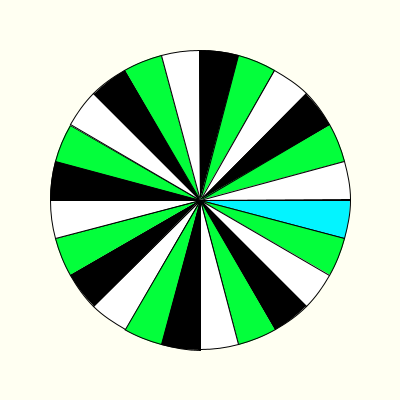
Frame 1 (no input)
Frame 60 (the mouse pressed at the canvas centre just before this capture): identical to frame 1, image omitted
Frame 120 (the mouse held since frame 60 and released just before this capture): identical to frame 1, image omitted

The Processing sketch that drew this single still picture (run headless with seeded random() and noise(); from frame 60 on, the mouse is pressed at the canvas centre):

// Processing sketch: week16_9
// ── week16_9.pde
void setup(){
  size(400,400);
}
void draw(){
  background(#FFFFF2);
  for(int i=0; i<24; i++){
    if(i==0) fill(#03F4FF);
    else if(i%3==0) fill(0,0,0);
    else if(i%3==1) fill(#03FF3B);
    else fill(255,255,255);
    float a = radians(360/24);
    arc(200, 200, 300, 300, a*i+dx, a*i+a+dx, PIE);
  }
  dx-=v;
  v=v*0.95;
}
float oldX=0,dx=0,v=0;
void mousePressed()
  {
    oldX=mouseX;
  }
void mouseDragged()
  {
    dx=radians(mouseX-oldX);
  }
void mouseReleased()
  {
    v=radians(mouseX-oldX);
  }
